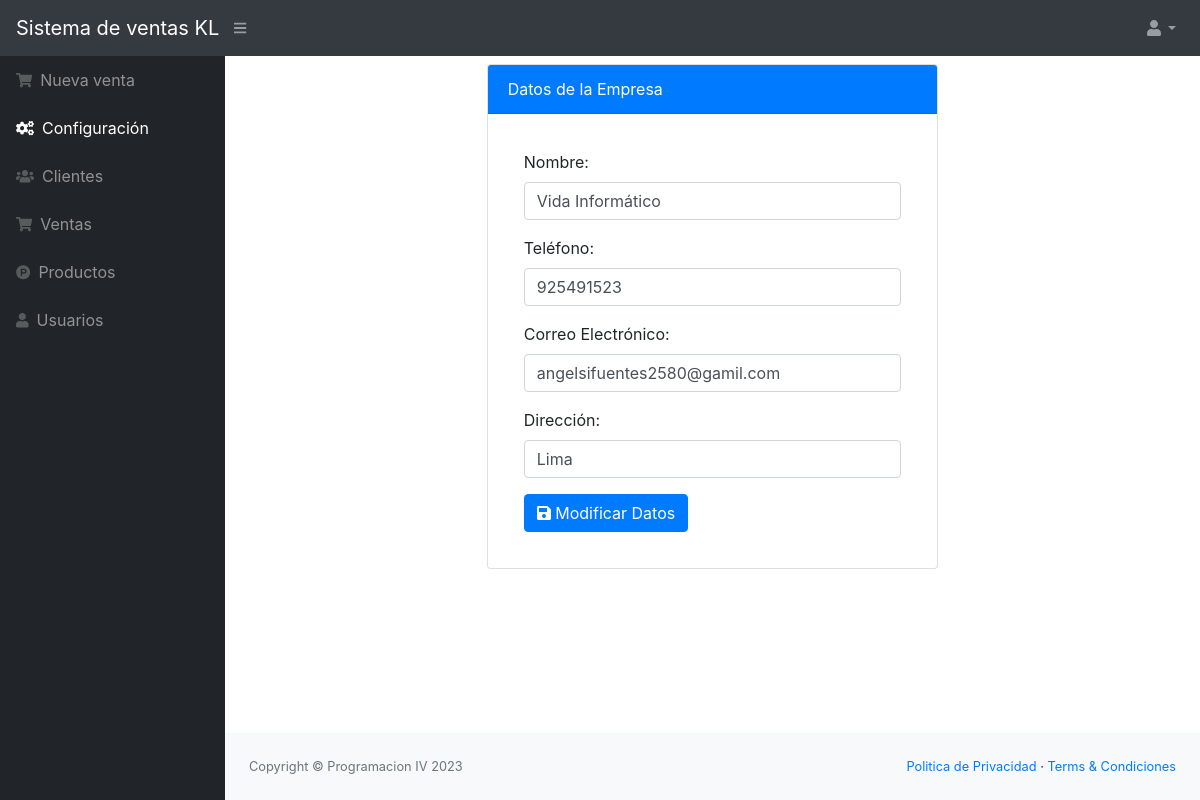
Before: /src/config.php (signed in) with the older database file.
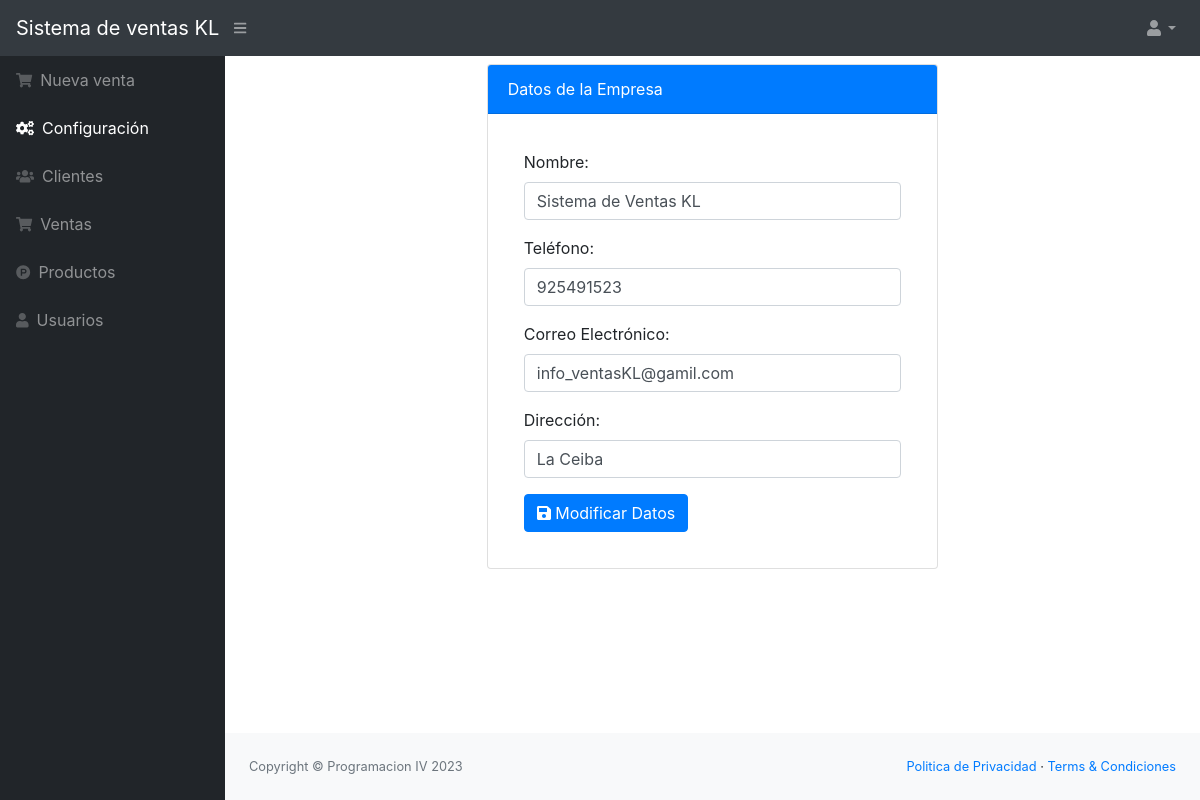
After: the same page with the newer database file.
### tables this page shows
CREATE TABLE `configuracion` (
  `id` int(11) NOT NULL,
  `nombre` varchar(100) NOT NULL,
  `telefono` varchar(15) NOT NULL,
  `email` varchar(100) NOT NULL,
  `direccion` text NOT NULL
);

### src/config.php (the view, shortened to what this page needs)
<?php
include_once "includes/header.php";
require_once "../conexion.php";
$query = mysqli_query($conexion, "SELECT * FROM configuracion");
$data = mysqli_fetch_assoc($query);
?>
<div class="row">
<div class="col-md-6 mx-auto">
            <div class="card">
                <div class="card-header bg-primary text-white">
                    Datos de la Empresa
                </div>
                <div class="card-body">
                    <form action="" method="post" class="p-3">
                        <div class="form-group">
                            <label>Nombre:</label>
                            <input type="text" name="nombre" class="form-control" value="<?php echo $data['nombre']; ?>" id="txtNombre" placeholder="Nombre de la Empresa" required class="form-control">
                        </div>
                        <div class="form-group">
                            <label>Teléfono:</label>
                            <input type="number" name="telefono" class="form-control" value="<?php echo $data['telefono']; ?>" id="txtTelEmpresa" placeholder="teléfono de la Empresa" required>
                        </div>
                        <div class="form-group">
                            <label>Correo Electrónico:</label>
                            <input type="email" name="email" class="form-control" value="<?php echo $data['email']; ?>" id="txtEmailEmpresa" placeholder="Correo de la Empresa" required>
                        </div>
                        <div class="form-group">
                            <label>Dirección:</label>
                            <input type="text" name="direccion" class="form-control" value="<?php echo $data['direccion']; ?>" id="txtDirEmpresa" placeholder="Dirreción de la Empresa" required>
                        </div>
                        <div>
                            <button type="submit" class="btn btn-primary"><i class="fas fa-save"></i> Modificar Datos</button>
                        </div>
                    </form>
                </div>
            </div>
        </div>
</div>
<?php include_once "includes/footer.php"; ?>

Changed rows visible on the page:
changed configuracion: nombre "Vida Informático" → "Sistema de Ventas KL"; email "angelsifuentes2580@gamil.com" → "info_ventasKL@gamil.com"; direccion "Lima" → "La Ceiba"
